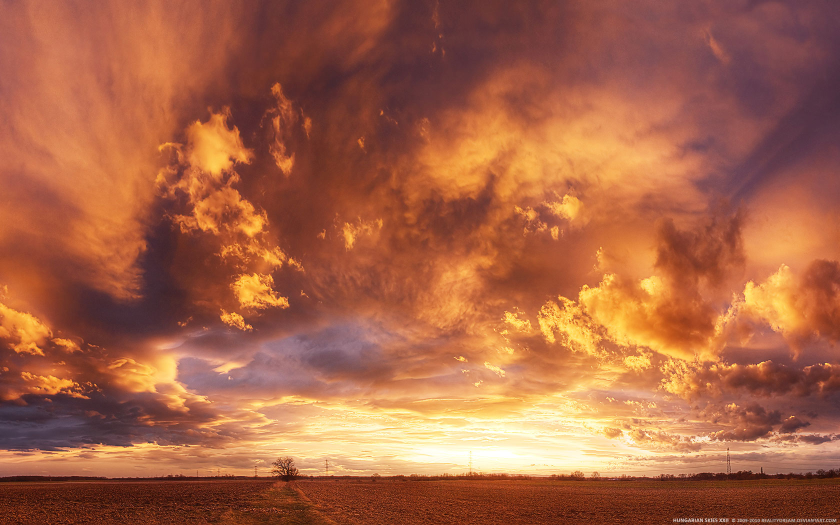
#> input picture backend/gallery/test/1.jpg, 1680 x 1050 px (shown at 1/2 size)
$ python -i color_picker.py   (imports and definitions only)
#> lines starting #> are read from the running program, lines starting #| are printed output that depends on the picture
from gallery.models import Photo
from PIL import Image

def get_color(image):
#> called with image = 'test/1.jpg'
    image = Image.open(image)
#> image is the input picture: PIL image 1680x1050 RGB; mean R, G, B 167.7, 99.8, 70
    width = image.size[0]
#> width = 1680
    height = image.size[1]
#> height = 1050

    image = image.resize((int(100 * width / height), int(100 * height / width)))
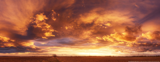
#> image: PIL image 160x62 RGB; mean R, G, B 167.7, 99.8, 70.1

    width = image.size[0]
#> width = 160
    height = image.size[1]
#> height = 62
    image = image.convert('RGB')

    color_frequency = [0, 0, 0, 0, 0, 0]

    for x in range(width):
        for y in range(height):
            pixel_rgb = image.getpixel((x, y))
            color_index = classify_color(pixel_rgb)
            color_frequency[color_index] += 1

    return color_frequency.index(max(color_frequency))

def classify_color(rgb):
    def distance(vector):
        distance_square = 0
        for i in range(3):
            distance_square += vector[i] ** 2
        if distance_square == 0:
            return 0.0001
        return distance_square ** 0.5

    def cosine_similarity(color, rgb):
        similarity = 0
        for i in range(3):
            similarity += color[i] * rgb[i]

        return similarity / (distance(color) * distance(rgb))

    colors = [(1, 0, 0),  # red
              (1, 0.5, 0),  # orange
              (1, 0.8, 0),  # yellow
              (0, 1, 0.5),  # green
              (0, 0.5, 1),  # blue
              (0.5, 0, 1),  # purple
              ]
    cosine_similarity = list(map(lambda color: cosine_similarity(color, rgb), colors))
    return cosine_similarity.index(max(cosine_similarity))

>>> result = get_color('test/1.jpg')

$ run again, on backend/gallery/test/2.jpg
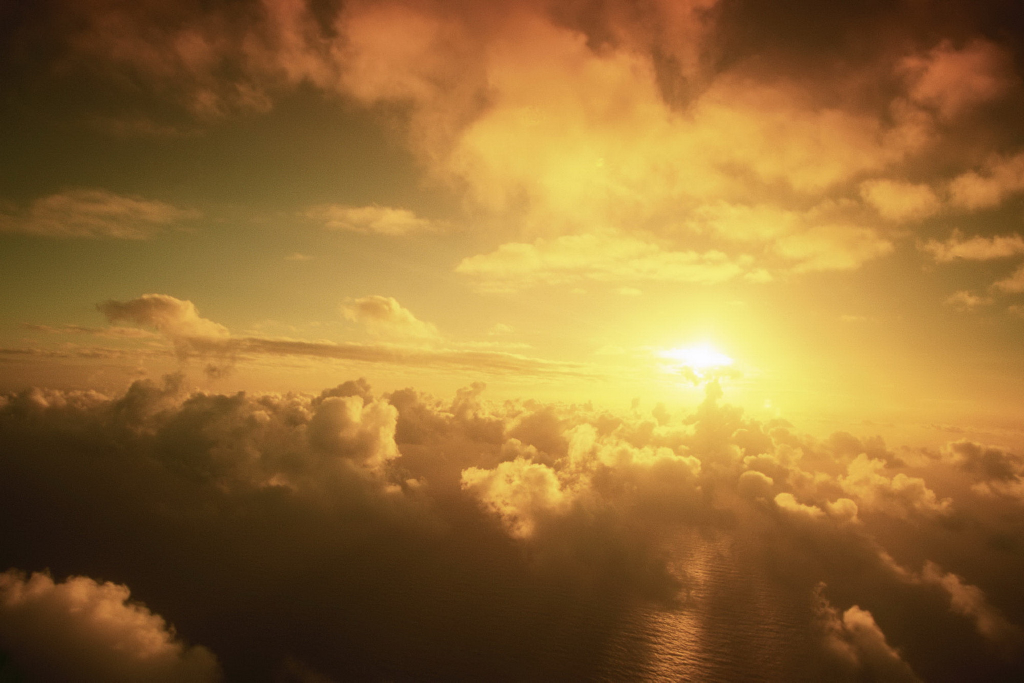
#> input picture backend/gallery/test/2.jpg, 2048 x 1365 px (shown at 1/2 size)
#> in get_color, image is the input picture: PIL image 2048x1365 RGB; mean R, G, B 146.3, 107.1, 51.7
#> in get_color, `image = image.resize((int(100 * width / height), int(100 * height / wi..`:
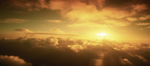
#> image: PIL image 150x66 RGB; mean R, G, B 146.3, 107.2, 51.7

$ run again, on backend/gallery/test/3.jpg
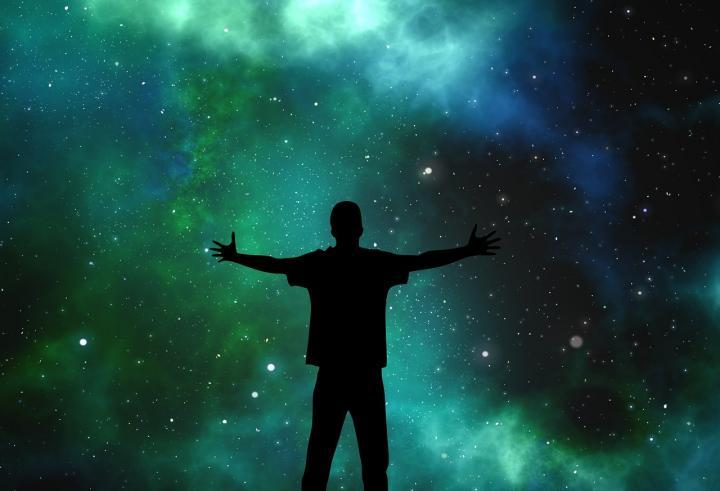
#> input picture backend/gallery/test/3.jpg, 720 x 491 px
#> in get_color, image is the input picture: PIL image 720x491 RGB; mean R, G, B 25, 73.4, 67.2
#> in get_color, `image = image.resize((int(100 * width / height), int(100 * height / wi..`:
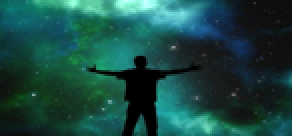
#> image: PIL image 146x68 RGB (shown 2 times larger); mean R, G, B 25, 73.4, 67.2

$ run again, on backend/gallery/test/5.jpg
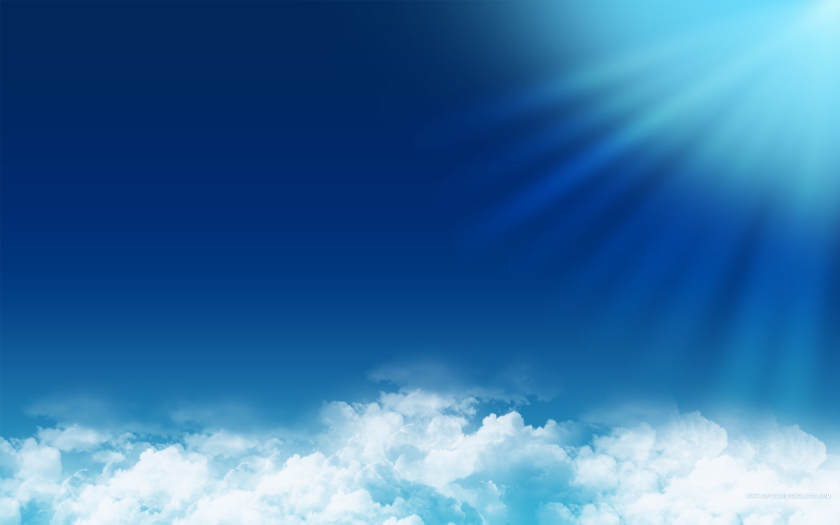
#> input picture backend/gallery/test/5.jpg, 1680 x 1050 px (shown at 1/2 size)
#> in get_color, image is the input picture: PIL image 1680x1050 RGB; mean R, G, B 54.4, 112.2, 162.8
#> in get_color, `image = image.resize((int(100 * width / height), int(100 * height / wi..`:
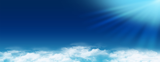
#> image: PIL image 160x62 RGB; mean R, G, B 54.4, 112.2, 162.8
